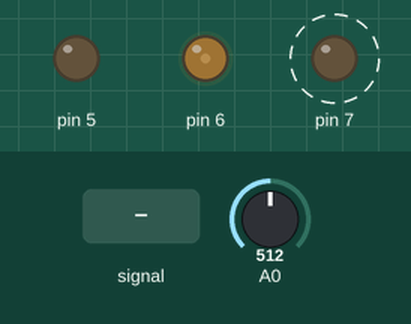
A sketch run on a simulated Arduino Uno, built with avr-gcc and run on an emulated ATmega328P. On the bench: output pins drawn as LEDs (lit = HIGH). Dashed ring = blinking. The test bench sets the inputs (shaded band); at power-on: A0 = 512.

Above: at 0.15 s.
At 1.2 s:
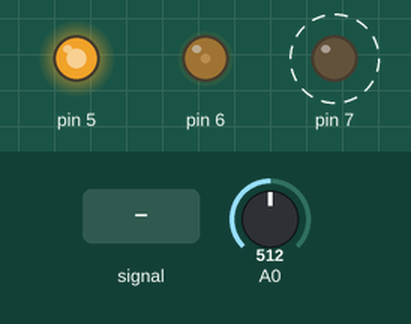
1.3 s: A0 fed a 200 Hz sine of ±81 counts around its level
At 2.03 s:
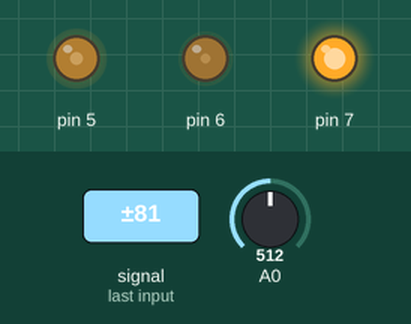
Timing chart, 0 to 1.9 s (numbered marks = the images above; inputs shaded):
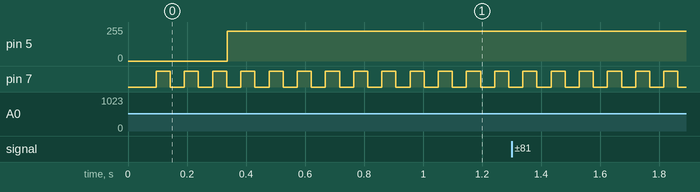

Measured:
- by itself, pin 7: alternates HIGH for 0.05 s and LOW for 0.05 s

The sketch:

i_regulator.ino
```cpp
//
//   ARDUINO SOURCE CODE
//
//   Danilo Đokić, djokicd@outlook.com
//
//   Buck converter, using I-regulator
//       - Pin 5  - OUTPUT - Going to switching element (inverted, P-type)
//       - Pin A0 - INPUT  - Feedback voltage, 1/2 Vout
//       - Pin 7  - OUTPUT - Sync signal
//
//   Note:
//   Both pins 5 & 6 are implemented for PWM to prevent Arduino from triggering random interrupts.

bool state;

void setup() {
pinMode(5, OUTPUT);
pinMode(6,OUTPUT);
pinMode(7, OUTPUT);

// Setup for Timer0 interrupt
//  - Timer is used to output PWM modulated signal
TCCR0A=0;
TCCR0B=0;
TCCR0A=0b10100011;// Setting FAST PWM MODE
TCCR0B=0b00000001;// Setting prescaler
OCR0A=50; // Duty cycle for PWM on pin 6
OCR0B=150;// Duty cycle for PWM on pin 5

// Setup for Timer1 interrupt
//  - Used to implement control (or for testing)
cli(); // stop interrupts
TCCR1A = 0;
TCCR1B = 0;
TCNT1  = 0; // initialize counter value to 0
// set compare match register for 8000 Hz increments
OCR1A = 1999; // = 16000000 / (1 * 8000) - 1 (must be <65536)
// turn on CTC mode
TCCR1B |= (1 << WGM12);
// Set CS12, CS11 and CS10 bits for 1 prescaler
TCCR1B |= (0 << CS12) | (0 << CS11) | (1 << CS10);
// enable timer compare interrupt
TIMSK1 |= (1 << OCIE1A);
sei(); // allow interrupts

// Register to be set using the regulator.
OCR0B=64;
state = 0;
}

// Nothing happens in loop. Everything is triggered using interrupts.
void loop(){}

int flag = 0;

float Reading = 0;
float dt = 0.2e-3; // Sampling period (1 / 5kHz)
int CLK_DIV_max = 200; // 5 kHz
int clkdiv = 0;
float refference1 = 2.0;
float refference2 = 2.4;
float ref;

float vIN = 0;
float prevvIN = 0;
float vOUT = 0;
float prevvOUT = 0;


float vIN_int = 0;
float prevvIN_int = 0;
float vOUT_int = 0;
float prevvOUT_int = 0;

float c;
int control;

ISR(TIMER1_COMPA_vect){

   clkdiv++;


   if (clkdiv >= CLK_DIV_max){ // Setting the refference
     if (state)
     {
        ref = refference1;
        digitalWrite(7, HIGH);
     }
     else
     {
        ref = refference2;
        digitalWrite(7, LOW);
     }
     state = !state;

     clkdiv = 0;
   }

   // Regulator calculations

   Reading = analogRead(A0);

   prevvIN = vIN;
   vIN = (ref - 2*Reading * 5.00/1023.00 ); // Reading in volts

   vOUT_int += 200e-3 * vIN;

   OCR0B = int( 255-(vOUT_int/4.16 * 255) );
}
```
